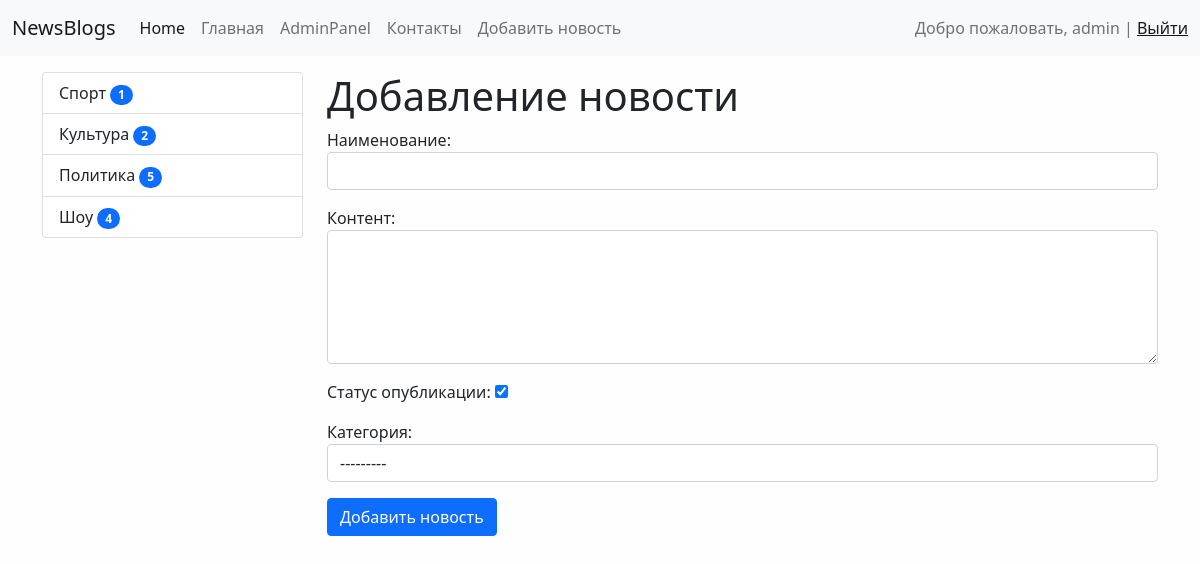
Screenshot of /news/add_news (signed in) with the database file from the repository.
### news/models.py (models this page shows)
class CategoryNews(models.Model):
    title = models.CharField(
        max_length=150, db_index=True, verbose_name='Категория новости')
    def get_absolute_url(self):
        return reverse('category', kwargs={"category_id": self.pk})
    def __str__(self):
        return self.title
    class Meta:
        verbose_name = 'Категория новостей'
        verbose_name_plural = 'Категории новостей'
        ordering = ['title']

### news/views.py (the view)
# urls.py: path('news/add_news', CreateNews.as_view(), name='add_news'),
class CreateNews(LoginRequiredMixin, CreateView):
    form_class = NewsForm
    template_name = 'news/add_news.html'
    raise_excetion = True

### news/forms.py (shortened to what this page needs)
class NewsForm(forms.ModelForm):
    class Meta:
        model = News
        fields = ['title', 'content', 'is_published', 'category']
        widgets = {
            'title': forms.TextInput(attrs={'class': 'form-control'}),
            'content': forms.Textarea(attrs={'class': 'form-control', 'rows': 5}),
            'category': forms.Select(attrs={'class': 'form-control'}),
        }

### news/templatetags/news_tags.py (called while the page is built)
@register.inclusion_tag('news/list_categories.html')
def show_categories():
    categories = CategoryNews.objects.annotate(cnt=Count('news', filter=F('news__is_published'))).filter(cnt__gt=0)
    return {"category": categories}

### news/templates/news/add_news.html (shortened to what this page needs)
{% extends 'base.html' %}
{% block sidebar %}
{% include 'inc/_sidebar.html' %}
{% endblock %}
{% block content %}
<h1>Добавление новости</h1>
<form  action="{% url 'add_news' %}" method="post" >
  {{ form.as_p }}
<button type="submit" class="btn btn-primary btn-block">Добавить новость</button>
</form>
{% endblock %}

### templates/inc/_nav.html (shortened to what this page needs)
<nav class="navbar navbar-expand-lg navbar-light bg-light">
<div class="container-fluid">
<a class="navbar-brand" href="{% url 'home' %}">NewsBlogs</a>
<div class="collapse navbar-collapse" id="navbarSupportedContent">
  <ul class="navbar-nav me-auto mb-2 mb-lg-0">
    <li class="nav-item">
      <a class="nav-link active" aria-current="page" href="#">Home</a>
    </li>
    <li class="nav-item"> <a class="nav-link" href="{% url 'home' %}">Главная</a></li>
    {% if request.user.is_authenticated %}
    <li class="nav-item"> <a class="nav-link" href="http://127.0.0.1:8000/admin/">AdminPanel</a></li>
    <li class="nav-item"> <a class="nav-link" href="contacts"/">Контакты</a></li>
    <li class="nav-item"> <a class="nav-link" href="{% url 'add_news' %}">Добавить новость</a></li>
    {% endif %}
  </ul>
    <span class="navbar-text">
      {% if request.user.is_authenticated %}
      Добро пожаловать, {{ user.username }} | <a href="{% url 'logout' %}">Выйти</a>
      {% else %}
      <a href="{% url 'register' %}">Register</a> | <a href="{% url 'login' %}">Login</a>
      {% endif %}
    </span>
</div>
</div>
</nav>

### news/templates/news/list_categories.html
<div class="list-group">
  {% for item in category %}
    <a href="{{ item.get_absolute_url }}" class="list-group-item list-group-item-action">{{ item.title }}   <span class="badge bg-primary rounded-pill">{{ item.cnt }}</span></a>
  {% endfor %}
  </div>

### mysite/static/css/style.css (style rules this page uses)
body { background-color: #fefefe; }

### rows the page displays
CategoryNews: title "Спорт", cnt "1"
CategoryNews: title "Культура", cnt "2"
CategoryNews: title "Политика", cnt "5"
CategoryNews: title "Шоу", cnt "4"

### other values shown
{{ user.username }} "admin"
